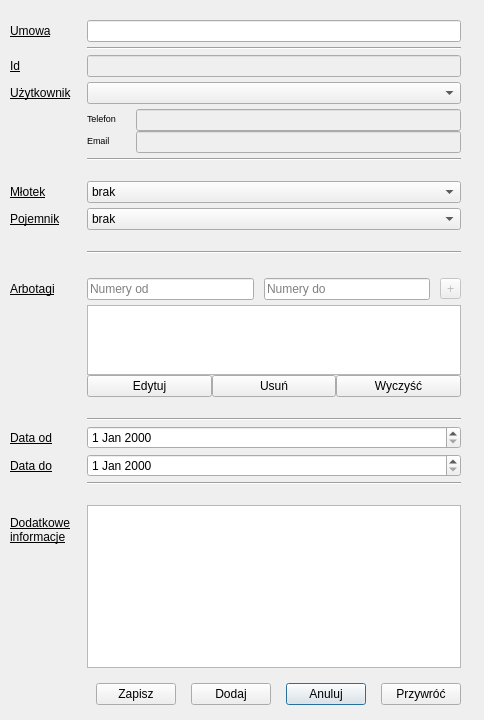
<?xml version="1.0" encoding="UTF-8"?>
<ui version="4.0">
 <class>dlg_inventory</class>
 <widget class="QDialog" name="dlg_inventory">
  <property name="geometry">
   <rect>
    <x>0</x>
    <y>0</y>
    <width>484</width>
    <height>720</height>
   </rect>
  </property>
  <property name="sizePolicy">
   <sizepolicy hsizetype="Preferred" vsizetype="Preferred">
    <horstretch>0</horstretch>
    <verstretch>0</verstretch>
   </sizepolicy>
  </property>
  <property name="font">
   <font>
    <pointsize>9</pointsize>
    <weight>50</weight>
    <bold>false</bold>
   </font>
  </property>
  <property name="windowTitle">
   <string>Dialog</string>
  </property>
  <property name="modal">
   <bool>false</bool>
  </property>
  <widget class="QWidget" name="layoutWidget">
   <property name="geometry">
    <rect>
     <x>0</x>
     <y>0</y>
     <width>471</width>
     <height>715</height>
    </rect>
   </property>
   <layout class="QVBoxLayout" name="lyt_main">
    <property name="spacing">
     <number>15</number>
    </property>
    <property name="sizeConstraint">
     <enum>QLayout::SetNoConstraint</enum>
    </property>
    <property name="leftMargin">
     <number>10</number>
    </property>
    <property name="topMargin">
     <number>20</number>
    </property>
    <property name="rightMargin">
     <number>10</number>
    </property>
    <property name="bottomMargin">
     <number>10</number>
    </property>
    <item>
     <layout class="QFormLayout" name="formLayout">
      <property name="verticalSpacing">
       <number>5</number>
      </property>
      <item row="3" column="0">
       <widget class="QLabel" name="lbl_id">
        <property name="font">
         <font>
          <pointsize>9</pointsize>
          <weight>50</weight>
          <bold>false</bold>
          <underline>true</underline>
         </font>
        </property>
        <property name="text">
         <string>Id</string>
        </property>
       </widget>
      </item>
      <item row="3" column="1">
       <widget class="QLineEdit" name="led_id">
        <property name="enabled">
         <bool>false</bool>
        </property>
       </widget>
      </item>
      <item row="4" column="0">
       <widget class="QLabel" name="lbl_contractor">
        <property name="font">
         <font>
          <pointsize>9</pointsize>
          <weight>50</weight>
          <bold>false</bold>
          <underline>true</underline>
         </font>
        </property>
        <property name="text">
         <string>Użytkownik</string>
        </property>
       </widget>
      </item>
      <item row="4" column="1">
       <widget class="QComboBox" name="cmb_contractors"/>
      </item>
      <item row="5" column="1">
       <layout class="QFormLayout" name="formLayout_3">
        <property name="horizontalSpacing">
         <number>20</number>
        </property>
        <item row="0" column="0">
         <widget class="QLabel" name="label_3">
          <property name="font">
           <font>
            <pointsize>7</pointsize>
            <weight>50</weight>
            <italic>false</italic>
            <bold>false</bold>
           </font>
          </property>
          <property name="text">
           <string>Telefon</string>
          </property>
         </widget>
        </item>
        <item row="1" column="0">
         <widget class="QLabel" name="label_2">
          <property name="font">
           <font>
            <pointsize>7</pointsize>
            <weight>50</weight>
            <italic>false</italic>
            <bold>false</bold>
           </font>
          </property>
          <property name="text">
           <string>Email</string>
          </property>
         </widget>
        </item>
        <item row="0" column="1">
         <widget class="QLineEdit" name="led_phone">
          <property name="enabled">
           <bool>false</bool>
          </property>
         </widget>
        </item>
        <item row="1" column="1">
         <widget class="QLineEdit" name="led_email">
          <property name="enabled">
           <bool>false</bool>
          </property>
         </widget>
        </item>
       </layout>
      </item>
      <item row="6" column="1">
       <widget class="Line" name="line_2">
        <property name="orientation">
         <enum>Qt::Horizontal</enum>
        </property>
       </widget>
      </item>
      <item row="7" column="1">
       <spacer name="verticalSpacer_2">
        <property name="orientation">
         <enum>Qt::Vertical</enum>
        </property>
        <property name="sizeHint" stdset="0">
         <size>
          <width>20</width>
          <height>40</height>
         </size>
        </property>
       </spacer>
      </item>
      <item row="8" column="0">
       <widget class="QLabel" name="lbl_hamm">
        <property name="font">
         <font>
          <pointsize>9</pointsize>
          <weight>50</weight>
          <bold>false</bold>
          <underline>true</underline>
         </font>
        </property>
        <property name="text">
         <string>Młotek</string>
        </property>
       </widget>
      </item>
      <item row="8" column="1">
       <widget class="QComboBox" name="cmb_hammers">
        <item>
         <property name="text">
          <string notr="true">brak</string>
         </property>
        </item>
        <item>
         <property name="text">
          <string>1</string>
         </property>
        </item>
        <item>
         <property name="text">
          <string>2</string>
         </property>
        </item>
        <item>
         <property name="text">
          <string>3</string>
         </property>
        </item>
        <item>
         <property name="text">
          <string>4</string>
         </property>
        </item>
        <item>
         <property name="text">
          <string>5</string>
         </property>
        </item>
        <item>
         <property name="text">
          <string>6</string>
         </property>
        </item>
        <item>
         <property name="text">
          <string>7</string>
         </property>
        </item>
        <item>
         <property name="text">
          <string>8</string>
         </property>
        </item>
        <item>
         <property name="text">
          <string>9</string>
         </property>
        </item>
       </widget>
      </item>
      <item row="9" column="0">
       <widget class="QLabel" name="lbl_container">
        <property name="font">
         <font>
          <pointsize>9</pointsize>
          <weight>50</weight>
          <bold>false</bold>
          <underline>true</underline>
         </font>
        </property>
        <property name="text">
         <string>Pojemnik</string>
        </property>
       </widget>
      </item>
      <item row="9" column="1">
       <widget class="QComboBox" name="cmb_containers">
        <item>
         <property name="text">
          <string notr="true">brak</string>
         </property>
        </item>
        <item>
         <property name="text">
          <string>1</string>
         </property>
        </item>
        <item>
         <property name="text">
          <string>2</string>
         </property>
        </item>
        <item>
         <property name="text">
          <string>3</string>
         </property>
        </item>
        <item>
         <property name="text">
          <string>4</string>
         </property>
        </item>
        <item>
         <property name="text">
          <string>5</string>
         </property>
        </item>
       </widget>
      </item>
      <item row="10" column="1">
       <spacer name="verticalSpacer">
        <property name="orientation">
         <enum>Qt::Vertical</enum>
        </property>
        <property name="sizeHint" stdset="0">
         <size>
          <width>20</width>
          <height>40</height>
         </size>
        </property>
       </spacer>
      </item>
      <item row="12" column="1">
       <widget class="QLabel" name="lbl_error">
        <property name="text">
         <string/>
        </property>
       </widget>
      </item>
      <item row="13" column="0">
       <widget class="QLabel" name="label">
        <property name="font">
         <font>
          <pointsize>9</pointsize>
          <weight>50</weight>
          <bold>false</bold>
          <underline>true</underline>
         </font>
        </property>
        <property name="text">
         <string>Arbotagi</string>
        </property>
       </widget>
      </item>
      <item row="13" column="1">
       <layout class="QHBoxLayout" name="horizontalLayout_4">
        <property name="spacing">
         <number>10</number>
        </property>
        <property name="leftMargin">
         <number>0</number>
        </property>
        <property name="rightMargin">
         <number>0</number>
        </property>
        <item>
         <widget class="QLineEdit" name="led_from">
          <property name="enabled">
           <bool>true</bool>
          </property>
          <property name="placeholderText">
           <string>Numery od</string>
          </property>
         </widget>
        </item>
        <item>
         <widget class="QLineEdit" name="led_to">
          <property name="enabled">
           <bool>true</bool>
          </property>
          <property name="placeholderText">
           <string>Numery do</string>
          </property>
         </widget>
        </item>
        <item>
         <widget class="QToolButton" name="btn_add_tag">
          <property name="enabled">
           <bool>false</bool>
          </property>
          <property name="text">
           <string>+</string>
          </property>
         </widget>
        </item>
       </layout>
      </item>
      <item row="14" column="1">
       <layout class="QVBoxLayout" name="verticalLayout">
        <item>
         <widget class="QListView" name="lsv_tags">
          <property name="enabled">
           <bool>true</bool>
          </property>
          <property name="maximumSize">
           <size>
            <width>16777215</width>
            <height>100</height>
           </size>
          </property>
          <property name="editTriggers">
           <set>QAbstractItemView::NoEditTriggers</set>
          </property>
         </widget>
        </item>
        <item>
         <layout class="QHBoxLayout" name="horizontalLayout_2">
          <item>
           <widget class="QPushButton" name="btn_mod_tag">
            <property name="text">
             <string>Edytuj</string>
            </property>
            <property name="autoDefault">
             <bool>false</bool>
            </property>
           </widget>
          </item>
          <item>
           <widget class="QPushButton" name="btn_del_tag">
            <property name="text">
             <string>Usuń</string>
            </property>
            <property name="autoDefault">
             <bool>false</bool>
            </property>
           </widget>
          </item>
          <item>
           <widget class="QPushButton" name="btn_clear">
            <property name="text">
             <string>Wyczyść</string>
            </property>
            <property name="autoDefault">
             <bool>false</bool>
            </property>
           </widget>
          </item>
         </layout>
        </item>
       </layout>
      </item>
      <item row="15" column="1">
       <spacer name="verticalSpacer_3">
        <property name="orientation">
         <enum>Qt::Vertical</enum>
        </property>
        <property name="sizeHint" stdset="0">
         <size>
          <width>20</width>
          <height>40</height>
         </size>
        </property>
       </spacer>
      </item>
      <item row="17" column="0">
       <widget class="QLabel" name="lbl_date_from">
        <property name="font">
         <font>
          <pointsize>9</pointsize>
          <weight>50</weight>
          <bold>false</bold>
          <underline>true</underline>
         </font>
        </property>
        <property name="text">
         <string>Data od</string>
        </property>
       </widget>
      </item>
      <item row="17" column="1">
       <widget class="QDateEdit" name="dte_date_from"/>
      </item>
      <item row="18" column="0">
       <widget class="QLabel" name="lbl_date_to">
        <property name="font">
         <font>
          <pointsize>9</pointsize>
          <weight>50</weight>
          <bold>false</bold>
          <underline>true</underline>
         </font>
        </property>
        <property name="text">
         <string>Data do</string>
        </property>
       </widget>
      </item>
      <item row="18" column="1">
       <widget class="QDateEdit" name="dte_date_to"/>
      </item>
      <item row="20" column="1">
       <spacer name="verticalSpacer_4">
        <property name="orientation">
         <enum>Qt::Vertical</enum>
        </property>
        <property name="sizeHint" stdset="0">
         <size>
          <width>20</width>
          <height>40</height>
         </size>
        </property>
       </spacer>
      </item>
      <item row="21" column="0">
       <widget class="QLabel" name="lbl_note">
        <property name="font">
         <font>
          <pointsize>9</pointsize>
          <weight>50</weight>
          <bold>false</bold>
          <underline>true</underline>
         </font>
        </property>
        <property name="text">
         <string>Dodatkowe
informacje</string>
        </property>
       </widget>
      </item>
      <item row="21" column="1">
       <widget class="QTextEdit" name="ted_note"/>
      </item>
      <item row="11" column="1">
       <widget class="Line" name="line_3">
        <property name="orientation">
         <enum>Qt::Horizontal</enum>
        </property>
       </widget>
      </item>
      <item row="16" column="1">
       <widget class="Line" name="line_4">
        <property name="orientation">
         <enum>Qt::Horizontal</enum>
        </property>
       </widget>
      </item>
      <item row="19" column="1">
       <widget class="Line" name="line_5">
        <property name="orientation">
         <enum>Qt::Horizontal</enum>
        </property>
       </widget>
      </item>
      <item row="1" column="1">
       <widget class="QLineEdit" name="led_contract">
        <property name="sizePolicy">
         <sizepolicy hsizetype="Expanding" vsizetype="Fixed">
          <horstretch>0</horstretch>
          <verstretch>0</verstretch>
         </sizepolicy>
        </property>
        <property name="placeholderText">
         <string/>
        </property>
       </widget>
      </item>
      <item row="1" column="0">
       <widget class="QLabel" name="lbl_contract">
        <property name="font">
         <font>
          <pointsize>9</pointsize>
          <weight>50</weight>
          <bold>false</bold>
          <underline>true</underline>
         </font>
        </property>
        <property name="text">
         <string>Umowa</string>
        </property>
        <property name="alignment">
         <set>Qt::AlignLeading|Qt::AlignLeft|Qt::AlignVCenter</set>
        </property>
       </widget>
      </item>
      <item row="2" column="1">
       <widget class="Line" name="line">
        <property name="orientation">
         <enum>Qt::Horizontal</enum>
        </property>
       </widget>
      </item>
     </layout>
    </item>
    <item>
     <layout class="QHBoxLayout" name="lyt_btn">
      <item>
       <spacer name="horizontalSpacer">
        <property name="orientation">
         <enum>Qt::Horizontal</enum>
        </property>
        <property name="sizeHint" stdset="0">
         <size>
          <width>40</width>
          <height>20</height>
         </size>
        </property>
       </spacer>
      </item>
      <item>
       <widget class="QPushButton" name="btn_modify">
        <property name="font">
         <font>
          <pointsize>9</pointsize>
          <weight>50</weight>
          <bold>false</bold>
         </font>
        </property>
        <property name="text">
         <string>Zapisz</string>
        </property>
        <property name="autoDefault">
         <bool>false</bool>
        </property>
       </widget>
      </item>
      <item>
       <widget class="QPushButton" name="btn_add">
        <property name="font">
         <font>
          <pointsize>9</pointsize>
          <weight>50</weight>
          <bold>false</bold>
         </font>
        </property>
        <property name="text">
         <string>Dodaj</string>
        </property>
        <property name="autoDefault">
         <bool>false</bool>
        </property>
       </widget>
      </item>
      <item>
       <widget class="QPushButton" name="btn_cancel">
        <property name="font">
         <font>
          <pointsize>9</pointsize>
          <weight>50</weight>
          <bold>false</bold>
         </font>
        </property>
        <property name="text">
         <string>Anuluj</string>
        </property>
       </widget>
      </item>
      <item>
       <widget class="QPushButton" name="btn_return">
        <property name="font">
         <font>
          <pointsize>9</pointsize>
          <weight>50</weight>
          <bold>false</bold>
         </font>
        </property>
        <property name="text">
         <string>Przywróć</string>
        </property>
        <property name="autoDefault">
         <bool>false</bool>
        </property>
       </widget>
      </item>
     </layout>
    </item>
   </layout>
  </widget>
 </widget>
 <resources/>
 <connections/>
</ui>
